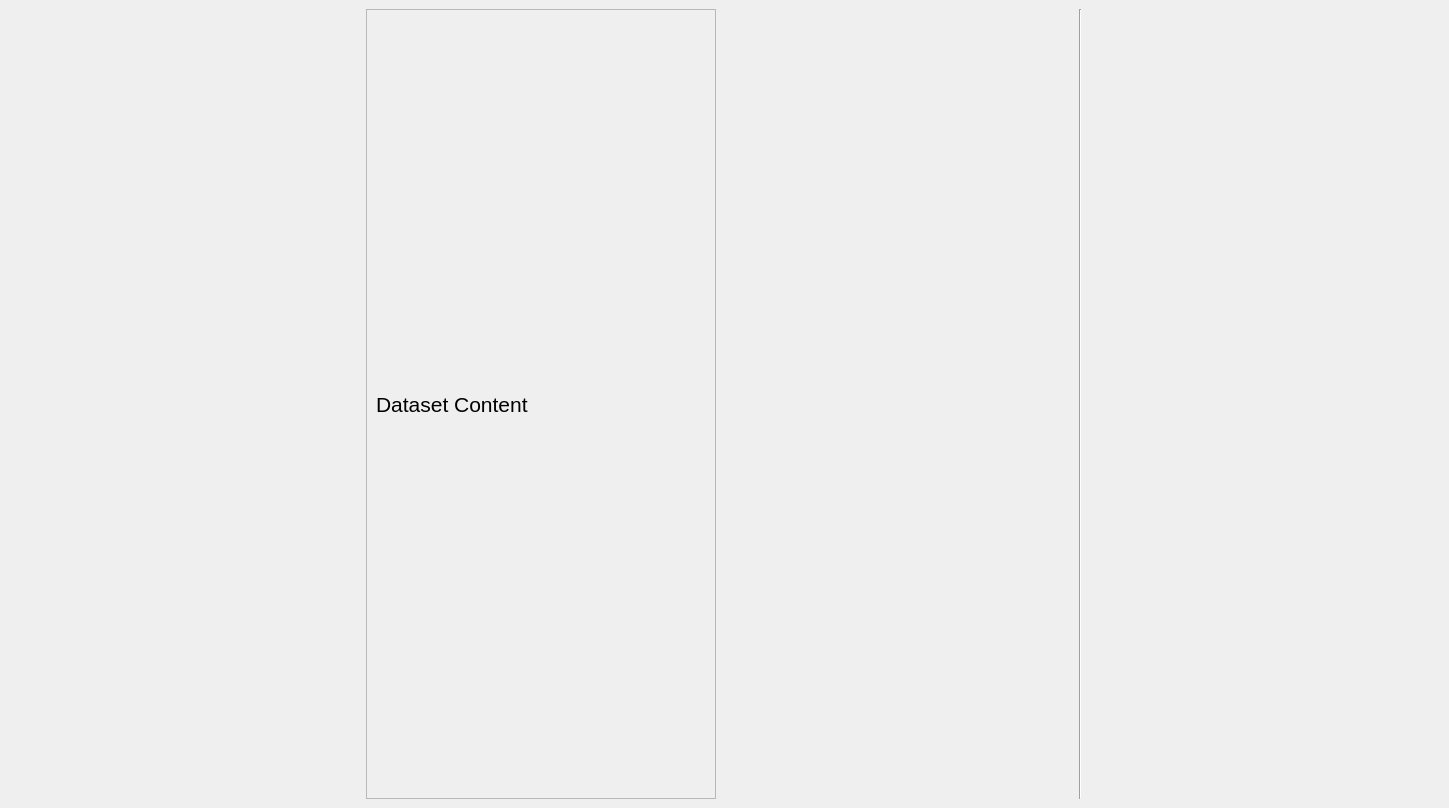
<?xml version="1.0" encoding="UTF-8"?>
<ui version="4.0">
 <class>MainWindow</class>
 <widget class="QMainWindow" name="MainWindow">
  <property name="geometry">
   <rect>
    <x>0</x>
    <y>0</y>
    <width>1449</width>
    <height>808</height>
   </rect>
  </property>
  <property name="windowTitle">
   <string>MainWindow</string>
  </property>
  <widget class="QWidget" name="centralwidget">
   <layout class="QHBoxLayout" name="horizontalLayout_3">
    <item>
     <widget class="QScrollArea" name="scrollArea">
      <property name="sizePolicy">
       <sizepolicy hsizetype="Fixed" vsizetype="Expanding">
        <horstretch>0</horstretch>
        <verstretch>0</verstretch>
       </sizepolicy>
      </property>
      <property name="maximumSize">
       <size>
        <width>350</width>
        <height>16777215</height>
       </size>
      </property>
      <property name="widgetResizable">
       <bool>true</bool>
      </property>
      <widget class="QWidget" name="scrollAreaWidgetContents_4">
       <property name="geometry">
        <rect>
         <x>0</x>
         <y>0</y>
         <width>348</width>
         <height>788</height>
        </rect>
       </property>
       <property name="sizePolicy">
        <sizepolicy hsizetype="Preferred" vsizetype="Preferred">
         <horstretch>0</horstretch>
         <verstretch>0</verstretch>
        </sizepolicy>
       </property>
       <property name="minimumSize">
        <size>
         <width>0</width>
         <height>0</height>
        </size>
       </property>
       <property name="maximumSize">
        <size>
         <width>16777215</width>
         <height>16777215</height>
        </size>
       </property>
       <layout class="QGridLayout" name="gridLayout">
        <item row="0" column="1">
         <layout class="QVBoxLayout" name="data_content_layout">
          <item>
           <widget class="QLabel" name="label">
            <property name="sizePolicy">
             <sizepolicy hsizetype="Preferred" vsizetype="Preferred">
              <horstretch>0</horstretch>
              <verstretch>0</verstretch>
             </sizepolicy>
            </property>
            <property name="minimumSize">
             <size>
              <width>300</width>
              <height>50</height>
             </size>
            </property>
            <property name="maximumSize">
             <size>
              <width>16777215</width>
              <height>16777215</height>
             </size>
            </property>
            <property name="font">
             <font>
              <pointsize>16</pointsize>
             </font>
            </property>
            <property name="text">
             <string>Dataset Content</string>
            </property>
           </widget>
          </item>
         </layout>
        </item>
       </layout>
      </widget>
     </widget>
    </item>
    <item>
     <widget class="Line" name="line">
      <property name="orientation">
       <enum>Qt::Vertical</enum>
      </property>
     </widget>
    </item>
    <item>
     <layout class="QHBoxLayout" name="data_plot_layout"/>
    </item>
   </layout>
  </widget>
 </widget>
 <resources/>
 <connections/>
</ui>
